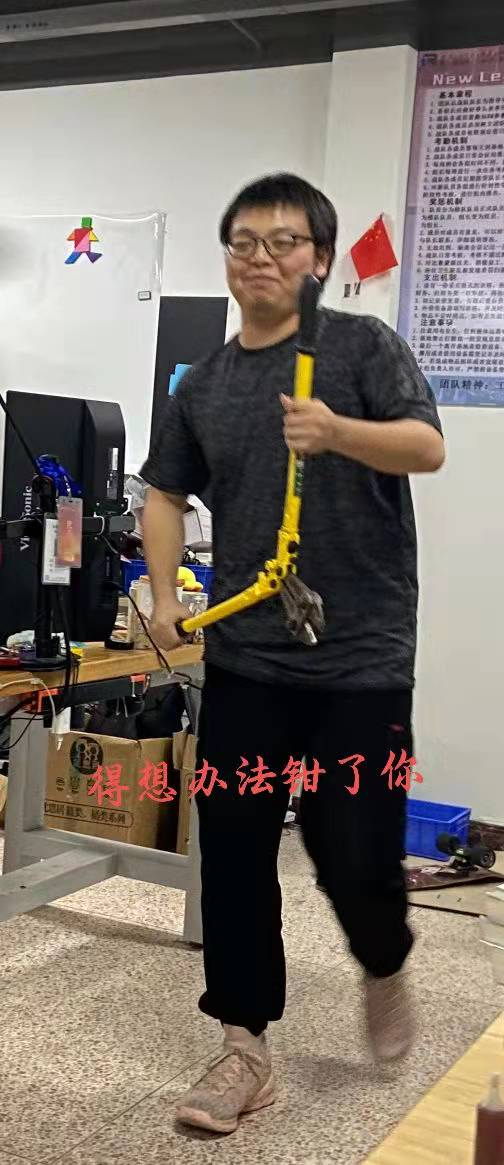
//> input picture split_unite_channels/1.jpg, 504 x 1165 px
$ ./suc   (built with g++ and OpenCV 4)
//> lines starting //> are read from the running program, lines starting //| are printed output that depends on the picture
#include <iostream>
#include <math.h>
#include <opencv2/core.hpp>
#include <opencv2/highgui.hpp>
#include <opencv2/imgproc.hpp>
#include <opencv2/opencv.hpp>

using namespace cv;
using namespace std;

int main() {
  Mat I = imread("1.jpg");
//> I is the input picture: 1165 rows x 504 cols, CV_8UC3; mean B, G, R 104.6, 113.4, 123
  if (I.empty()) {
    cout << "NO IMAGE" << endl;
    return -1;
  }

  vector<Mat> rgb(3);
  split(I, rgb);
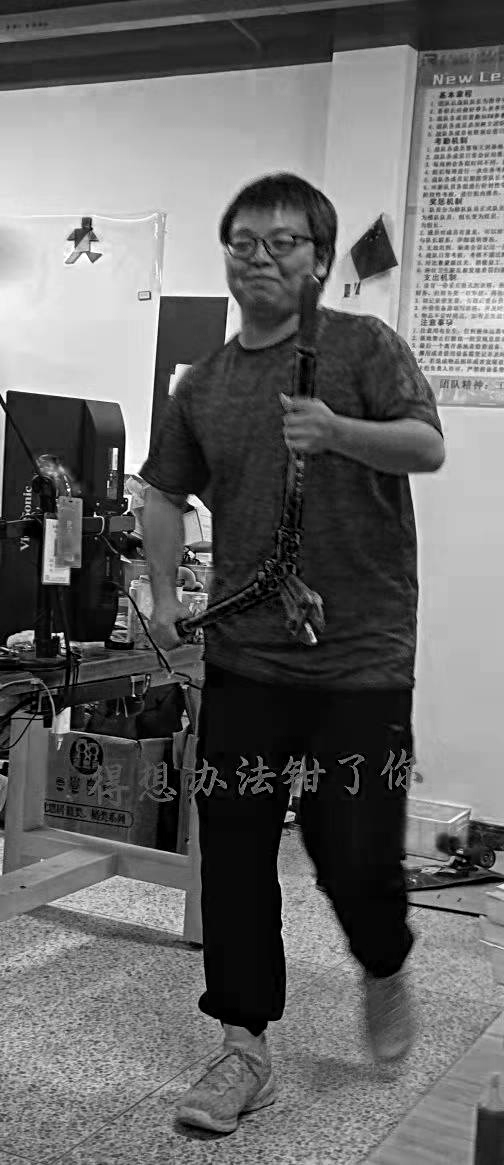
//> rgb[0]: 1165 rows x 504 cols, CV_8UC1; min 0, max 255, mean 104.6
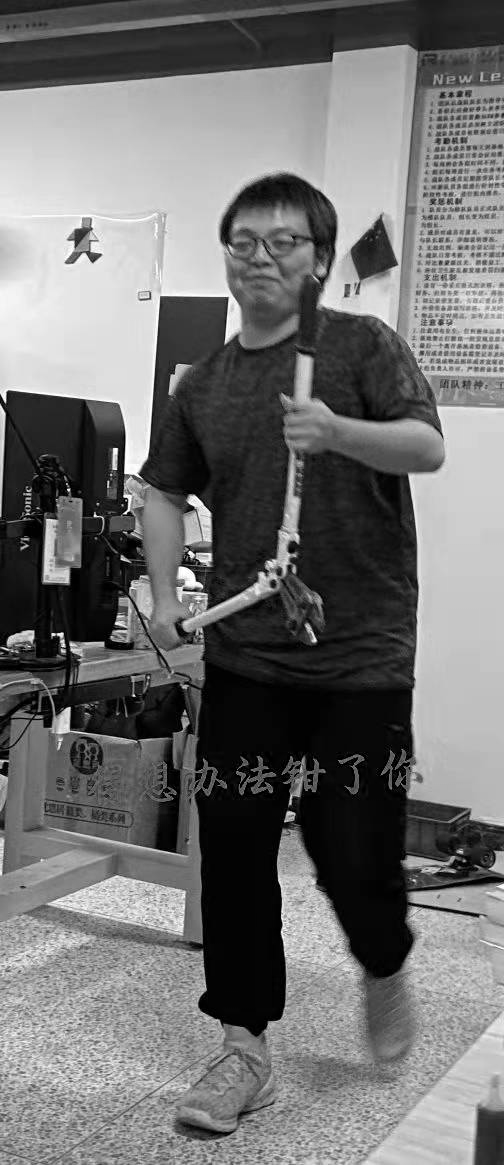
//> rgb[1]: 1165 rows x 504 cols, CV_8UC1; min 0, max 255, mean 113.4
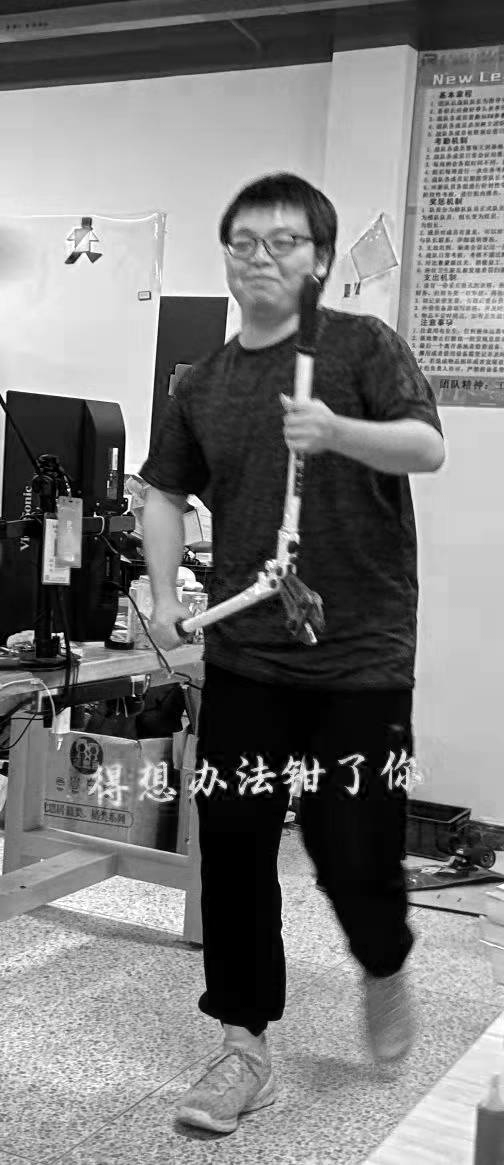
//> rgb[2]: 1165 rows x 504 cols, CV_8UC1; min 0, max 255, mean 123

  Mat blank, r_merged, g_merged, b_merged, gb_merged;
  blank = Mat::zeros(Size(I.cols, I.rows), CV_8UC1);

  vector<Mat> rchannel;
  rchannel.push_back(blank);
  rchannel.push_back(blank);
  rchannel.push_back(rgb[2]);
//> rchannel[0]: 1165 rows x 504 cols, CV_8UC1; every value is 0
  merge(rchannel, r_merged);
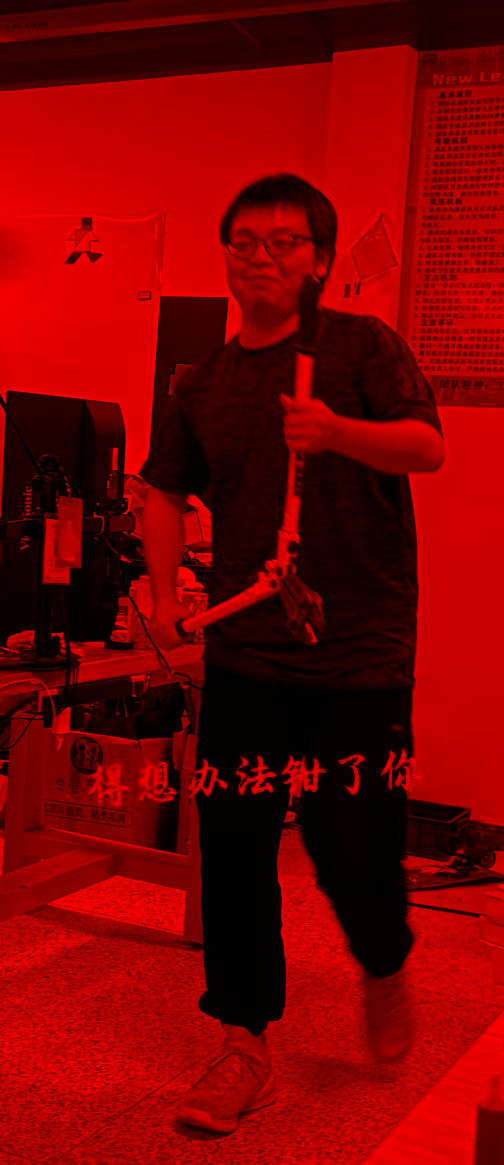
//> r_merged: 1165 rows x 504 cols, CV_8UC3; mean B, G, R 0, 0, 123
  imshow("R channel", r_merged);

  vector<Mat> gchannel;
  gchannel.push_back(blank);
  gchannel.push_back(rgb[1]);
  gchannel.push_back(blank);
  merge(gchannel, g_merged);
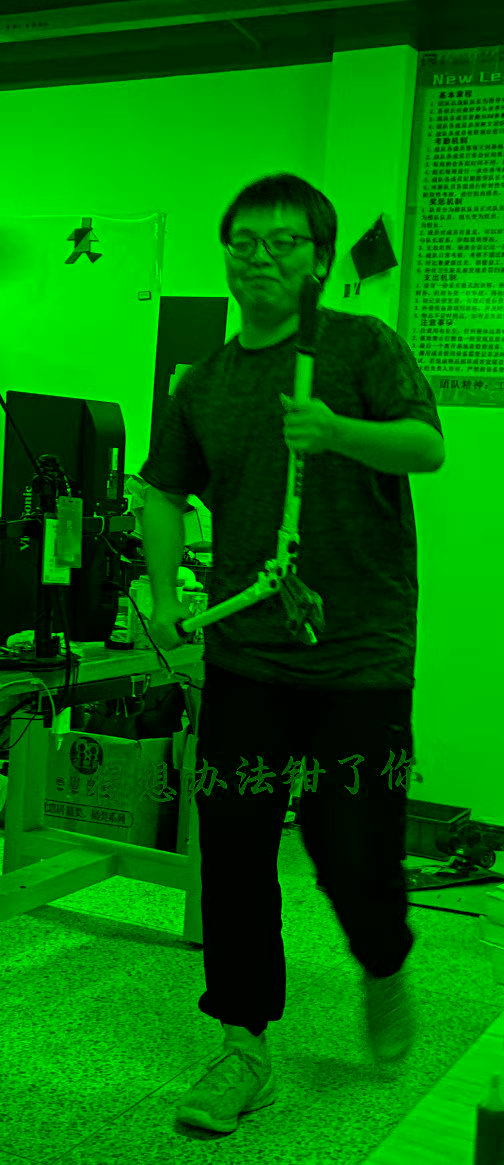
//> g_merged: 1165 rows x 504 cols, CV_8UC3; mean B, G, R 0, 113.4, 0
  imshow("G channel", g_merged);

  vector<Mat> bchannel;
  bchannel.push_back(rgb[0]);
  bchannel.push_back(blank);
  bchannel.push_back(blank);
  merge(bchannel, b_merged);
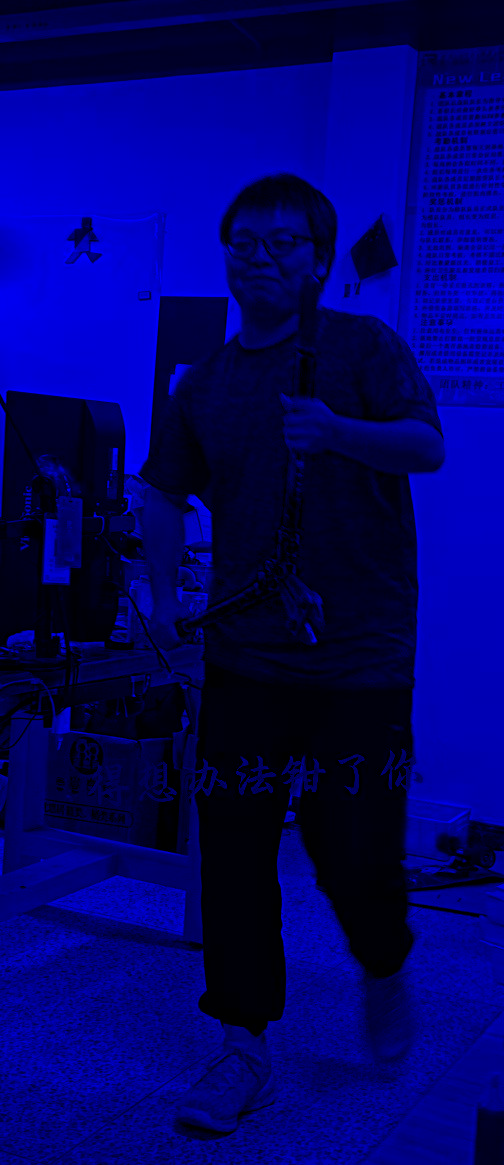
//> b_merged: 1165 rows x 504 cols, CV_8UC3; mean B, G, R 104.6, 0, 0
  imshow("B channel", b_merged);

  vector<Mat> gbchannel;
  gbchannel.push_back(rgb[0]);
  gbchannel.push_back(rgb[1]);
  gbchannel.push_back(blank);
  merge(gbchannel, gb_merged);
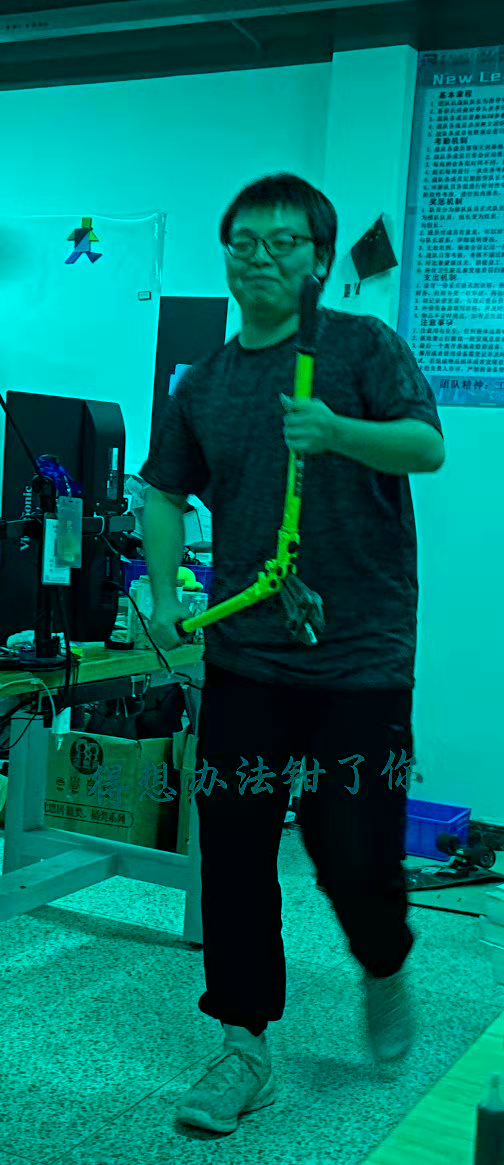
//> gb_merged: 1165 rows x 504 cols, CV_8UC3; mean B, G, R 104.6, 113.4, 0
  imshow("G&B channel", gb_merged);

  waitKey(0);
  return 0;
}

$ run again, with split_unite_channels/channel_split_merged.png saved as split_unite_channels/1.jpg
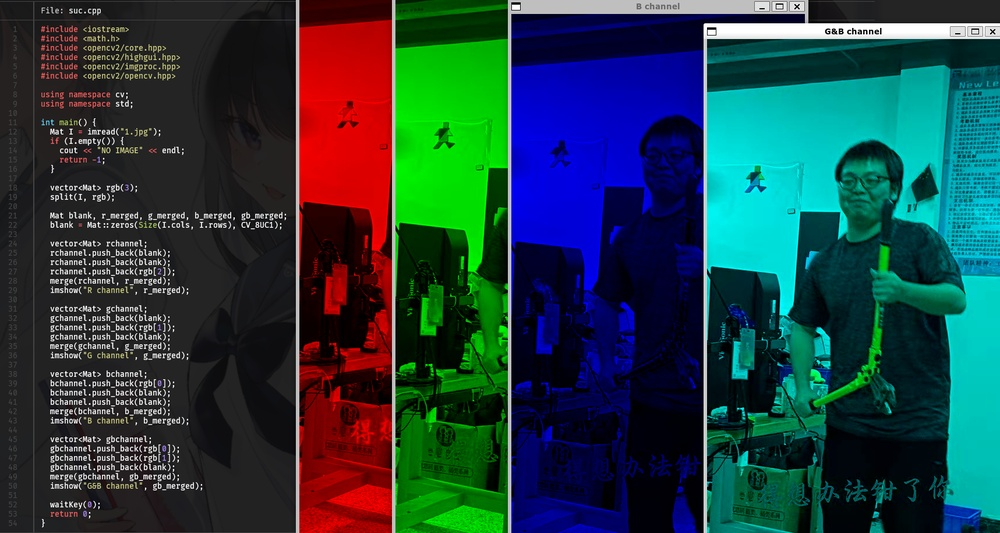
//> input picture split_unite_channels/channel_split_merged.png, 1000 x 533 px, shrunk from 1717 x 915 before the run
//> I is the input picture: 533 rows x 1000 cols, CV_8UC3; mean B, G, R 64.6, 61.9, 32.8
//> `merge(bchannel, b_merged);`:
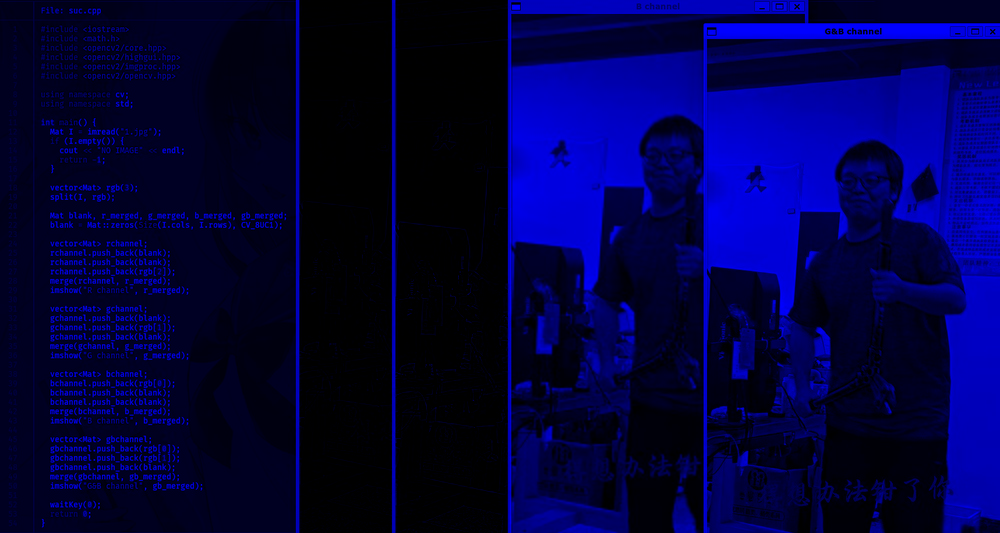
//> b_merged: 533 rows x 1000 cols, CV_8UC3; mean B, G, R 64.6, 0, 0
//> `merge(gbchannel, gb_merged);`:
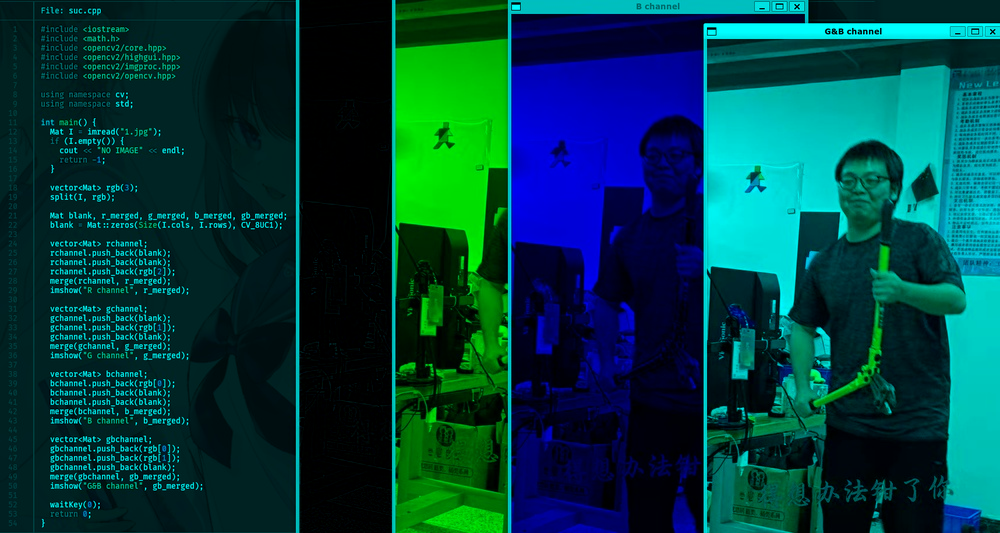
//> gb_merged: 533 rows x 1000 cols, CV_8UC3; mean B, G, R 64.6, 61.9, 0
